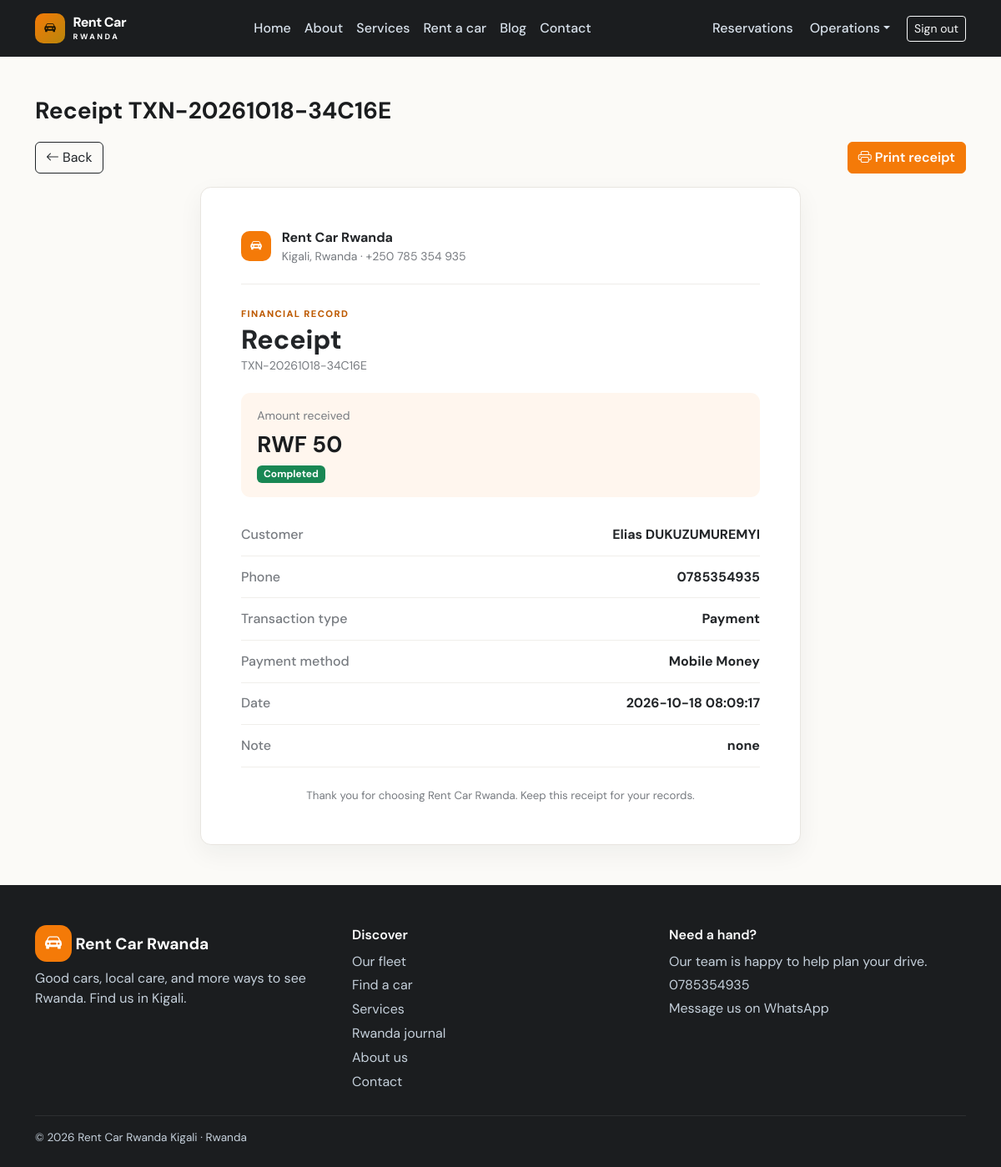
The page /index.php?id=1&r=payments/receipt (signed in) on the database its author committed.
### tables this page shows
CREATE TABLE IF NOT EXISTS financial_transactions (
  transaction_id BIGINT UNSIGNED AUTO_INCREMENT PRIMARY KEY,
  transaction_number VARCHAR(40) NOT NULL UNIQUE,
  customer_id BIGINT UNSIGNED NOT NULL,
  invoice_id BIGINT UNSIGNED NULL,
  reservation_id BIGINT UNSIGNED NULL,
  rental_id BIGINT UNSIGNED NULL,
  related_transaction_id BIGINT UNSIGNED NULL,
  transaction_type ENUM('payment','payment_refund','deposit_received','deposit_deduction','deposit_refund','adjustment') NOT NULL,
  adjustment_direction ENUM('credit','debit') NULL,
  amount DECIMAL(12,2) NOT NULL,
  payment_method ENUM('cash','bank_transfer','card','mobile_money','online','other') NULL,
  external_reference VARCHAR(150) NULL UNIQUE,
  provider_name VARCHAR(100) NULL,
  status ENUM('pending','completed','failed','cancelled','awaiting_approval','rejected') NOT NULL DEFAULT 'completed',
  reason VARCHAR(500) NULL,
  processed_by BIGINT UNSIGNED NULL,
  approval_requested_by BIGINT UNSIGNED NULL,
  approval_reviewed_by BIGINT UNSIGNED NULL,
  approval_reviewed_at DATETIME NULL,
  approval_note VARCHAR(500) NULL,
  reconciled_at DATETIME NULL,
  reconciled_by BIGINT UNSIGNED NULL,
  reconciliation_note VARCHAR(500) NULL,
  transaction_date DATETIME NOT NULL DEFAULT CURRENT_TIMESTAMP,
  created_at TIMESTAMP NOT NULL DEFAULT CURRENT_TIMESTAMP,
  KEY idx_fin_invoice_date (invoice_id,transaction_date), KEY idx_fin_customer_date (customer_id,transaction_date), KEY idx_fin_approval_status (status,created_at), KEY idx_fin_reconcile (status,reconciled_at),
  KEY idx_fin_type_status (transaction_type,status),
  CONSTRAINT fk_fin_customer FOREIGN KEY (customer_id) REFERENCES customers(customer_id) ON DELETE RESTRICT ON UPDATE CASCADE,
  CONSTRAINT fk_fin_invoice FOREIGN KEY (invoice_id) REFERENCES invoices(invoice_id) ON DELETE RESTRICT ON UPDATE CASCADE,
  CONSTRAINT fk_fin_reservation FOREIGN KEY (reservation_id) REFERENCES reservations(reservation_id) ON DELETE SET NULL ON UPDATE CASCADE,
  CONSTRAINT fk_fin_rental FOREIGN KEY (rental_id) REFERENCES rentals(rental_id) ON DELETE SET NULL ON UPDATE CASCADE,
  CONSTRAINT fk_fin_related FOREIGN KEY (related_transaction_id) REFERENCES financial_transactions(transaction_id) ON DELETE RESTRICT ON UPDATE CASCADE,
  CONSTRAINT fk_fin_processor FOREIGN KEY (processed_by) REFERENCES users(user_id) ON DELETE SET NULL ON UPDATE CASCADE,
  CONSTRAINT fk_fin_approval_requester FOREIGN KEY (approval_requested_by) REFERENCES users(user_id) ON DELETE SET NULL ON UPDATE CASCADE,
  CONSTRAINT fk_fin_approval_reviewer FOREIGN KEY (approval_reviewed_by) REFERENCES users(user_id) ON DELETE SET NULL ON UPDATE CASCADE,
  CONSTRAINT fk_fin_reconciler FOREIGN KEY (reconciled_by) REFERENCES users(user_id) ON DELETE SET NULL ON UPDATE CASCADE,
  CONSTRAINT chk_fin_amount CHECK (amount > 0)
);

CREATE TABLE IF NOT EXISTS customers (
  customer_id BIGINT UNSIGNED AUTO_INCREMENT PRIMARY KEY,
  linked_user_id BIGINT UNSIGNED NULL UNIQUE,
  customer_code VARCHAR(30) NOT NULL UNIQUE,
  first_name VARCHAR(100) NOT NULL,
  last_name VARCHAR(100) NOT NULL,
  phone VARCHAR(30) NOT NULL,
  email VARCHAR(190) NULL,
  address VARCHAR(255) NULL,
  identification_type ENUM('national_id','passport','other') NULL,
  identification_number VARCHAR(100) NULL,
  driving_license_number VARCHAR(100) NULL,
  license_expiry_date DATE NULL,
  status ENUM('active','inactive','blacklisted') NOT NULL DEFAULT 'active',
  created_by BIGINT UNSIGNED NULL,
  created_at TIMESTAMP NOT NULL DEFAULT CURRENT_TIMESTAMP,
  updated_at TIMESTAMP NOT NULL DEFAULT CURRENT_TIMESTAMP ON UPDATE CURRENT_TIMESTAMP,
  UNIQUE KEY uq_customer_identity (identification_type,identification_number),
  KEY idx_customer_name (last_name,first_name), KEY idx_customer_phone (phone), KEY idx_customer_email (email),
  CONSTRAINT fk_customer_user FOREIGN KEY (linked_user_id) REFERENCES users(user_id) ON DELETE SET NULL ON UPDATE CASCADE,
  CONSTRAINT fk_customer_creator FOREIGN KEY (created_by) REFERENCES users(user_id) ON DELETE SET NULL ON UPDATE CASCADE
);

### src/View.php (called while the page is built, shortened)
<?php
final class View
{
    public static function render(string $template, array $data = [], ?string $layout = null): void
    {
        $data['flashes'] = Http::flashes();
        $data['user'] = Auth::user();
        $data['title'] = $data['title'] ?? 'CRMS';
        extract($data, EXTR_SKIP);
        $viewFile = dirname(__DIR__) . '/views/' . $template . '.php';
        require $viewFile;
    }
}

### src/Controllers/PaymentController.php (called while the page is built, shortened)
<?php
final class PaymentController
{
    public function receipt(): void
    {
        $id = Http::int('id');
        $row = Database::fetch(
            'SELECT ft.*, c.first_name, c.last_name, c.phone, c.email, i.invoice_number, r.reservation_code
             FROM financial_transactions ft JOIN customers c ON c.customer_id=ft.customer_id
             LEFT JOIN invoices i ON i.invoice_id=ft.invoice_id AND i.customer_id=ft.customer_id
             LEFT JOIN rentals rt ON rt.rental_id=ft.rental_id AND rt.customer_id=ft.customer_id
             LEFT JOIN reservations r ON r.reservation_id=COALESCE(ft.reservation_id,i.reservation_id,rt.reservation_id) AND r.customer_id=ft.customer_id
             WHERE ft.transaction_id=?',
            [$id]
        );
        \Crms\View::render('payments/receipt', [
            'title' => 'Receipt ' . $row['transaction_number'], 'row' => $row, 'printReceipt' => true,
        ]);
    }
}

### index.php (called while the page is built, shortened)
<?php
require __DIR__ . '/src/bootstrap.php';
$route = $_GET['r'] ?? 'home';
$route = is_string($route) ? $route : 'home';
[$class, $method] = $routes[$route];
(new $class())->$method();

### src/Database.php (called while the page is built, shortened)
<?php
final class Database
{
    private static ?PDO $pdo = null;
    public static function connect(): PDO
    {
        if (self::$pdo instanceof PDO) {
            return self::$pdo;
        }
        $cfg = require dirname(__DIR__) . '/config/database.php';
        $dsn = sprintf(
            'mysql:host=%s;port=%d;dbname=%s;charset=%s',
            $cfg['host'],
            $cfg['port'],
            $cfg['name'],
            $cfg['charset']
        );
        try {
            self::$pdo = new PDO($dsn, $cfg['user'], $cfg['pass'], [
                PDO::ATTR_ERRMODE => PDO::ERRMODE_EXCEPTION,
                PDO::ATTR_DEFAULT_FETCH_MODE => PDO::FETCH_ASSOC,
                PDO::ATTR_EMULATE_PREPARES => false,
            ]);
        } catch (PDOException $e) {
            throw new RuntimeException('Database connection failed.');
        }
        self::$pdo->exec("SET time_zone = '+02:00'");
        return self::$pdo;
    }
    public static function pdo(): PDO
    {
        return self::connect();
    }
    public static function query(string $sql, array $params = []): PDOStatement
    {
        $stmt = self::pdo()->prepare($sql);
        $stmt->execute($params);
        return $stmt;
    }
    public static function fetch(string $sql, array $params = []): ?array
    {
        $row = self::query($sql, $params)->fetch();
        return $row === false ? null : $row;
    }
}

### config/app.php (called while the page is built)
<?php
return [
    'name' => 'CRMS',
    'timezone' => 'Africa/Kigali',
    'currency' => 'RWF',
    'base_url' => '',
    'session_name' => 'CRMSSESSID',
    'upload_max_bytes' => 2 * 1024 * 1024,
    'allowed_image_mimes' => ['image/jpeg' => 'jpg', 'image/png' => 'png', 'image/webp' => 'webp'],
];

### src/bootstrap.php (called while the page is built, shortened)
<?php
$appCfg = require dirname(__DIR__) . '/config/app.php';
spl_autoload_register(function (string $class): void {
    $prefix = 'Crms\\';
    $rel = str_replace('\\', '/', substr($class, strlen($prefix)));
    $file = __DIR__ . '/' . $rel . '.php';
});
if (!function_exists('e')) {
    function e(?string $value): string
    {
        return htmlspecialchars((string) $value, ENT_QUOTES | ENT_SUBSTITUTE, 'UTF-8');
    }
}
if (!function_exists('url')) {
    function url(string $route = 'home', array $query = []): string
    {
        $base = rtrim(crms_base_url(), '/');
        $query['r'] = $route;
        return $base . '/index.php?' . http_build_query($query);
    }
}
if (!function_exists('crms_base_url')) {
    function crms_base_url(): string
    {
        $cfg = require dirname(__DIR__) . '/config/app.php';
        $script = $_SERVER['SCRIPT_NAME'] ?? '/CarrentalMS/index.php';
        $dir = str_replace('\\', '/', dirname($script));
        return rtrim($dir, '/');
    }
}

### src/Http.php (called while the page is built, shortened)
<?php
final class Http
{
    public static function int(string $key, int $default = 0): int
    {
        $v = $_GET[$key] ?? $_POST[$key] ?? $default;
        return filter_var($v, FILTER_VALIDATE_INT) !== false ? (int) $v : $default;
    }
}

### src/Money.php (called while the page is built, shortened)
<?php
final class Money
{
    public static function format(float|int|string $amount, string $currency = 'RWF'): string
    {
        return $currency . ' ' . number_format((float) $amount, 0, '.', ',');
    }
}

### views/payments/receipt.php (the view, shortened to what this page needs)
<div class="receipt-actions d-flex justify-content-between align-items-center mb-3"><a class="btn btn-outline-dark" href="<?= e(!empty($row['invoice_id']) ? url('invoices/show', ['id' => $row['invoice_id']]) : url('finance')) ?>"><i class="bi bi-arrow-left me-1"></i>Back</a><button class="btn btn-accent" type="button" onclick="window.print()"><i class="bi bi-printer me-1"></i>Print receipt</button></div>
<article class="receipt-card card card-body mx-auto">
  <header class="receipt-header"><span class="brand-mark"><i class="bi bi-car-front-fill" aria-hidden="true"></i></span><div><strong>Rent Car Rwanda</strong><small>Kigali, Rwanda · +250 785 354 935</small></div></header>
  <?php $receiptAmountLabel = match ($row['transaction_type']) {
    'payment_refund' => 'Amount refunded',
    'deposit_refund' => 'Deposit returned',
    'deposit_deduction' => 'Deposit deduction',
    'adjustment' => 'Invoice adjustment',
    'deposit_received' => 'Deposit received',
    default => 'Amount received',
  }; ?>
  <div class="receipt-title"><p class="eyebrow">Financial record</p><h2>Receipt</h2><span><?= e($row['transaction_number']) ?></span></div>
  <div class="receipt-amount"><small><?= e($receiptAmountLabel) ?></small><strong><?= e(\Crms\Money::format($row['amount'])) ?></strong><span class="badge text-bg-success">Completed</span></div>
  <dl class="receipt-details">
    <div><dt>Customer</dt><dd><?= e($row['first_name'] . ' ' . $row['last_name']) ?></dd></div>
    <div><dt>Phone</dt><dd><?= e($row['phone']) ?></dd></div>
    <div><dt>Transaction type</dt><dd><?= e(ucwords(str_replace('_', ' ', $row['transaction_type']))) ?></dd></div>
    <div><dt>Payment method</dt><dd><?= e(ucwords(str_replace('_', ' ', (string)($row['payment_method'] ?: 'Not recorded')))) ?></dd></div>
    <div><dt>Date</dt><dd><?= e($row['transaction_date']) ?></dd></div>
    <?php if ($row['reason']): ?><div><dt>Note</dt><dd><?= e($row['reason']) ?></dd></div><?php endif; ?>
  </dl>
  <footer class="receipt-footer">Thank you for choosing Rent Car Rwanda. Keep this receipt for your records.</footer>
</article>

### rows shown on the page
financial_transactions: transaction_number "TXN-20261018-34C16E", transaction_type "Amount received", amount "RWF 50", customer.last_name "Elias DUKUZUMUREMYI", customer.phone "0785354935", transaction_type "Payment", payment_method "Mobile Money", transaction_date "2026-10-18 08:09:17", reason "none"

### other values the page prints
$label "Home About Contact"
$title "Receipt TXN-20261018-34C16E"
